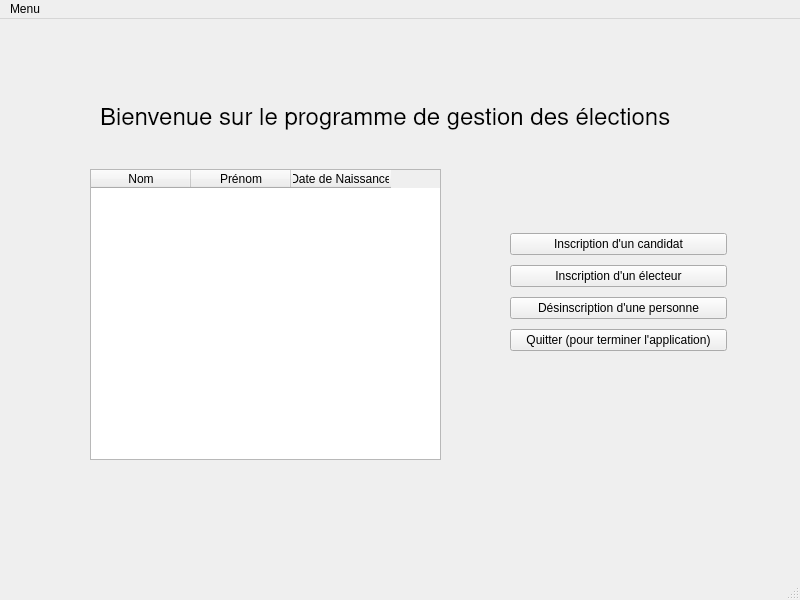
<?xml version="1.0" encoding="UTF-8"?>
<ui version="4.0">
 <class>ProgrammePrincipalQtClass</class>
 <widget class="QMainWindow" name="ProgrammePrincipalQtClass">
  <property name="geometry">
   <rect>
    <x>0</x>
    <y>0</y>
    <width>800</width>
    <height>600</height>
   </rect>
  </property>
  <property name="windowTitle">
   <string>Fenêtre principale du programme de gestion des élections</string>
  </property>
  <widget class="QWidget" name="centralwidget">
   <widget class="QWidget" name="verticalLayoutWidget">
    <property name="geometry">
     <rect>
      <x>510</x>
      <y>210</y>
      <width>217</width>
      <height>128</height>
     </rect>
    </property>
    <layout class="QVBoxLayout" name="verticalLayout">
     <item>
      <widget class="QPushButton" name="inscriptionCandidat">
       <property name="text">
        <string>Inscription d'un candidat</string>
       </property>
      </widget>
     </item>
     <item>
      <widget class="QPushButton" name="inscriptionElecteur">
       <property name="text">
        <string>Inscription d'un électeur</string>
       </property>
      </widget>
     </item>
     <item>
      <widget class="QPushButton" name="desincriptionPersonne">
       <property name="text">
        <string>Désinscription d'une personne</string>
       </property>
      </widget>
     </item>
     <item>
      <widget class="QPushButton" name="quitter">
       <property name="text">
        <string>Quitter (pour terminer l'application)</string>
       </property>
      </widget>
     </item>
    </layout>
   </widget>
   <widget class="QLabel" name="titrePrincipal">
    <property name="geometry">
     <rect>
      <x>100</x>
      <y>60</y>
      <width>621</width>
      <height>81</height>
     </rect>
    </property>
    <property name="font">
     <font>
      <family>Nimbus Sans L</family>
      <pointsize>18</pointsize>
     </font>
    </property>
    <property name="text">
     <string>Bienvenue sur le programme de gestion des élections</string>
    </property>
    <property name="textFormat">
     <enum>Qt::PlainText</enum>
    </property>
   </widget>
   <widget class="QTableWidget" name="tableWidget">
    <property name="geometry">
     <rect>
      <x>90</x>
      <y>150</y>
      <width>351</width>
      <height>291</height>
     </rect>
    </property>
    <property name="columnCount">
     <number>3</number>
    </property>
    <column>
     <property name="text">
      <string>Nom</string>
     </property>
    </column>
    <column>
     <property name="text">
      <string>Prénom</string>
     </property>
    </column>
    <column>
     <property name="text">
      <string>Date de Naissance</string>
     </property>
    </column>
   </widget>
  </widget>
  <widget class="QMenuBar" name="menubar">
   <property name="geometry">
    <rect>
     <x>0</x>
     <y>0</y>
     <width>800</width>
     <height>27</height>
    </rect>
   </property>
   <widget class="QMenu" name="menuMenu">
    <property name="title">
     <string>Menu</string>
    </property>
    <addaction name="actionQuitter"/>
   </widget>
   <addaction name="menuMenu"/>
  </widget>
  <widget class="QStatusBar" name="statusbar"/>
  <action name="actionQuitter">
   <property name="text">
    <string>Quitter</string>
   </property>
  </action>
 </widget>
 <resources/>
 <connections>
  <connection>
   <sender>quitter</sender>
   <signal>clicked()</signal>
   <receiver>ProgrammePrincipalQtClass</receiver>
   <slot>close()</slot>
   <hints>
    <hint type="sourcelabel">
     <x>378</x>
     <y>360</y>
    </hint>
    <hint type="destinationlabel">
     <x>399</x>
     <y>299</y>
    </hint>
   </hints>
  </connection>
  <connection>
   <sender>actionQuitter</sender>
   <signal>triggered()</signal>
   <receiver>ProgrammePrincipalQtClass</receiver>
   <slot>close()</slot>
   <hints>
    <hint type="sourcelabel">
     <x>-1</x>
     <y>-1</y>
    </hint>
    <hint type="destinationlabel">
     <x>399</x>
     <y>299</y>
    </hint>
   </hints>
  </connection>
  <connection>
   <sender>inscriptionCandidat</sender>
   <signal>clicked()</signal>
   <receiver>ProgrammePrincipalQtClass</receiver>
   <slot>dialogCandidat()</slot>
   <hints>
    <hint type="sourcelabel">
     <x>378</x>
     <y>261</y>
    </hint>
    <hint type="destinationlabel">
     <x>399</x>
     <y>299</y>
    </hint>
   </hints>
  </connection>
  <connection>
   <sender>inscriptionElecteur</sender>
   <signal>clicked()</signal>
   <receiver>ProgrammePrincipalQtClass</receiver>
   <slot>dialogElecteur()</slot>
   <hints>
    <hint type="sourcelabel">
     <x>618</x>
     <y>284</y>
    </hint>
    <hint type="destinationlabel">
     <x>399</x>
     <y>299</y>
    </hint>
   </hints>
  </connection>
  <connection>
   <sender>desincriptionPersonne</sender>
   <signal>clicked()</signal>
   <receiver>ProgrammePrincipalQtClass</receiver>
   <slot>dialogSupprimerPersonne()</slot>
   <hints>
    <hint type="sourcelabel">
     <x>618</x>
     <y>317</y>
    </hint>
    <hint type="destinationlabel">
     <x>399</x>
     <y>299</y>
    </hint>
   </hints>
  </connection>
 </connections>
 <slots>
  <slot>dialogCandidat()</slot>
  <slot>dialogElecteur()</slot>
  <slot>dialogSupprimerPersonne()</slot>
 </slots>
</ui>
